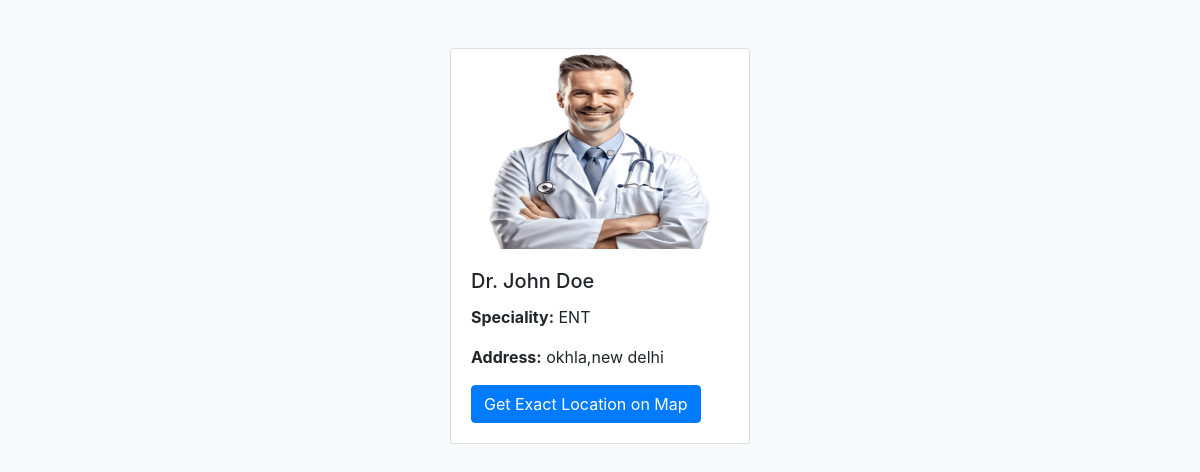
The page /doctors/4/ (signed in) on the database its author committed.
### female_healthcare_management/models.py (models this page shows, shortened)
class Doctor(models.Model):
    name = models.CharField(max_length=100)
    speciality = models.CharField(max_length=100)
    description =models.TextField(null=True)
    address = models.TextField()
    latitude = models.FloatField()
    longitude = models.FloatField()
    image = models.ImageField(null=True,upload_to='doctor_images/')

### female_healthcare_management/views.py (the view)
# urls.py: path('doctors/<int:doctor_id>/', doctor_detail, name='doctor_detail'),
@login_required
def doctor_detail(request, doctor_id):
    doctor = get_object_or_404(Doctor, pk=doctor_id)
    return render(request, 'doctor_detail.html', {'doctor': doctor})

### female_healthcare_management/templates/doctor_detail.html (shortened to what this page needs)
<!DOCTYPE html>
<html lang="en">
<head>
    <link rel="stylesheet" href="https://maxcdn.bootstrapcdn.com/bootstrap/4.5.2/css/bootstrap.min.css">
    <link rel="stylesheet" href="https://cdnjs.cloudflare.com/ajax/libs/font-awesome/6.0.0-beta3/css/all.min.css">
</head>
<body>
    <div class="container mt-5">
        <div class="card">
            <img src="{{ doctor.image.url }}" alt="{{ doctor.name }}" class="card-img-top doctor-image">
            <div class="card-body">
                <h5 class="card-title">{{ doctor.name }}</h5>
                <p class="card-text"><strong>Speciality:</strong> {{ doctor.speciality }}</p>
                <p class="card-text"><strong>Address:</strong> {{ doctor.address }}</p>
                <a href="{% url 'doctor_location' doctor.id %}" class="btn btn-primary">Get Exact Location on Map</a>
            </div>
        </div>
    </div>
</body>
</html>

### female_healthcare_management/templates/doctor_detail.html (style rules this page uses)
body { background-color: #f8f9fa; }
.card { width: 300px; margin: auto; opacity: 0; transform: translateY(-20px); animation: fadeInUp 0.5s forwards; transition: transform 0.3s, box-shadow 0.3s; }
.doctor-image { max-width: 100%; max-height: 200px; height: auto; border-radius: 10px; }

### rows shown on the page
Doctor: image (picture), name "Dr. John Doe", speciality "ENT", address "okhla,new delhi"
